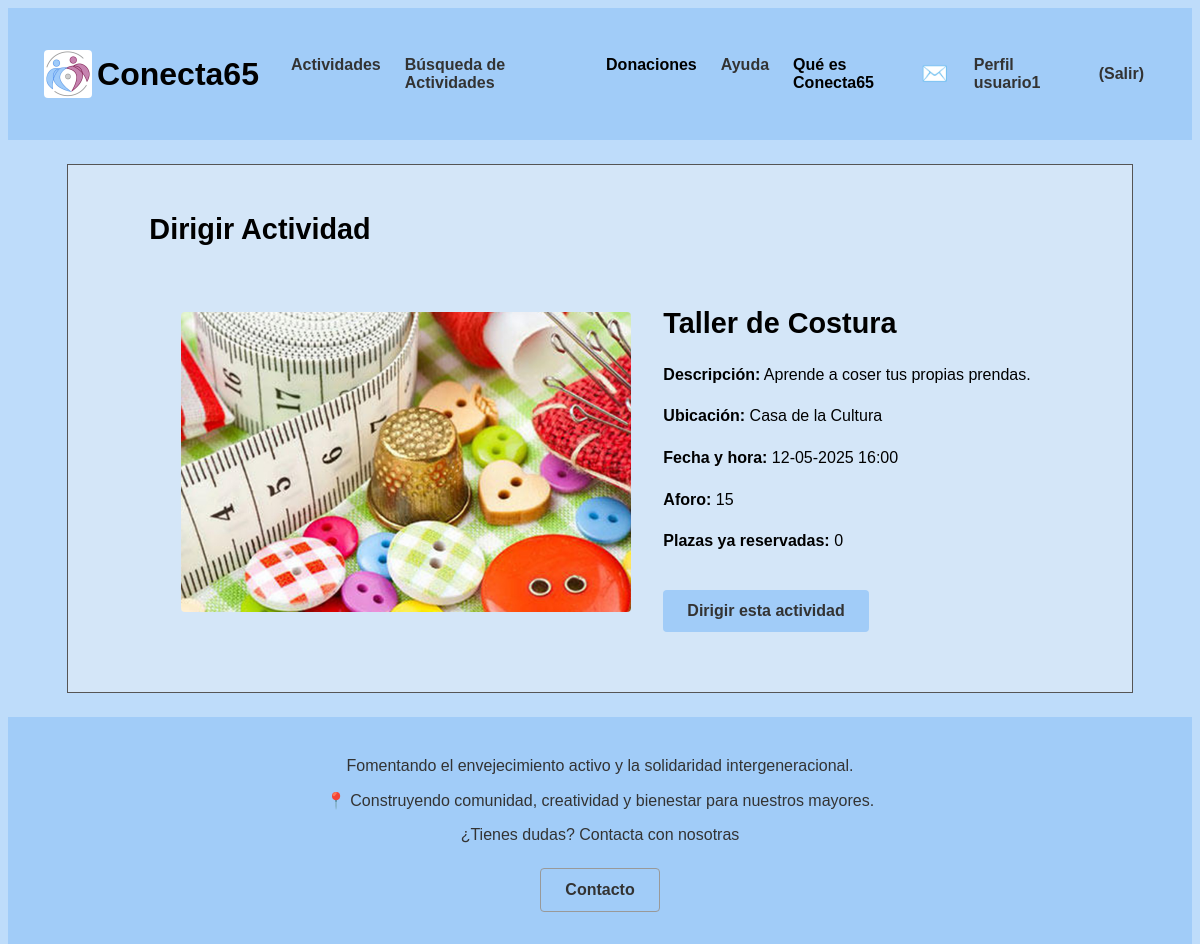
Screenshot of /p3_g1/vistaDirigirActividad.php?id=2 (signed in) with the database file from the repository.
### tables this page shows
CREATE TABLE `actividades` (
  `id` int(10) UNSIGNED NOT NULL,
  `nombre` varchar(35) NOT NULL,
  `localizacion` varchar(70) NOT NULL,
  `fecha_hora` datetime(6) NOT NULL,
  `descripcion` text NOT NULL,
  `aforo` tinyint(3) NOT NULL,
  `dirigida` tinyint(1) NOT NULL,
  `ocupacion` tinyint(3) NOT NULL,
  `foto` varchar(50) NOT NULL,
  `categoria` tinyint(1) NOT NULL
);

### p3_g1/includes/actividad/actividadDTO.php (called while the page is built, shortened)
<?php
class actividadDTO
{
    private $id;
    private $nombre;
    private $localizacion;
    private $fecha_hora;
    private $descripcion;
    private $aforo;
    private $ocupacion;
    private $foto;
    public function __construct($id, $nombre, $localizacion, $fecha_hora, $descripcion, $aforo, $dirigida, $ocupacion, $foto)
    {
        $this->id = $id;
        $this->nombre = $nombre;
        $this->localizacion = $localizacion;
        $this->fecha_hora = $fecha_hora;
        $this->descripcion = $descripcion;
        $this->aforo = $aforo;
        $this->ocupacion = $ocupacion;
        $this->foto = $foto;
    }
    public function id()
    {
        return $this->id;
    }
    public function nombre()
    {
        return $this->nombre;
    }
    public function localizacion()
    {
        return $this->localizacion;
    }
    public function fecha_hora()
    {
        return $this->fecha_hora;
    }
    public function descripcion()
    {
        return $this->descripcion;
    }
    public function aforo()
    {
        return $this->aforo;
    }
    public function ocupacion()
    {
        return $this->ocupacion;
    }
    public function foto()
    {
        return $this->foto;
    }
}
?>

### p3_g1/includes/actividad/actividadDAO.php (called while the page is built, shortened)
<?php
class actividadDAO extends baseDAO implements IActividad
{
    public function getActividadById($id)
    {
        try {
            $conn = application::getInstance()->getConexionBd();
            $query = "SELECT id, nombre, localizacion, fecha_hora, descripcion, aforo, dirigida, ocupacion, foto FROM actividades WHERE id = ?";
            $stmt = $conn->prepare($query);
            $stmt->bind_param("i", $id);
            $stmt->execute();
            $stmt->bind_result($id, $nombre, $localizacion, $fecha_hora, $descripcion, $aforo, $dirigida, $ocupacion, $foto);
            if ($stmt->fetch()) {
                return new actividadDTO($id, $nombre, $localizacion, $fecha_hora, $descripcion, $aforo, $dirigida, $ocupacion, $foto);
            }
        } finally {
            if ($stmt) {
                $stmt->close();
            }
        }
        return null;
    }
   }
?>

### p3_g1/includes/actividad/actividadAppService.php (called while the page is built, shortened)
<?php
require_once(__DIR__ . "/../config.php");
class actividadAppService
{
    public function getActividadById($id)
    {
        $IActividadDAO = actividadFactory::CreateActividad();
        $actividad = $IActividadDAO->getActividadById($id);
        return $actividad;
    }
}
?>

### p3_g1/includes/config.php (called while the page is built, shortened)
<?php
spl_autoload_register(function ($class) {
    $prefix = 'includes\\';
    $base_dir = __DIR__ . '/';
    $len = strlen($prefix);
    $relative_class = substr($class, $len);
    $file = $base_dir . str_replace('\\', '/', $relative_class) . '.php';
});
?>

### p3_g1/includes/actividadesusuario/actividadesusuarioAppService.php (called while the page is built, shortened)
<?php
class actividadesusuarioAppService
{
    private static $instance;
    public static function GetSingleton()
    {
        if (!self::$instance instanceof self)
        {
            self::$instance = new self;
        }
        return self::$instance;
    }
    public function isRegistrado($id_usuario, $id_actividad){
        $IActividadesusuarioDAO = actividadesusuarioFactory::CreateActividad();
        $int=$IActividadesusuarioDAO->isRegistrado($id_usuario, $id_actividad);
        return $int;
    }
}
?>

### p3_g1/includes/application.php (called while the page is built, shortened)
<?php
class application
{
    private static $instancia;
    public static function getInstance()
    {
        if (!self::$instancia instanceof self) {
            self::$instancia = new static();
        }
        return self::$instancia;
    }
    public function getUserDTO(): ?userDTO
    {
        try {
            $user = unserialize($_SESSION["userDTO"]);
            return ($user instanceof userDTO) ? $user : null;
        } catch (\Exception $e) {
            error_log("Error al deserializar userDTO: " . $e->getMessage());
            unset($_SESSION["userDTO"]);
            return null;
        }
    }
}

### p3_g1/includes/usuario/userDTO.php (called while the page is built, shortened)
<?php
class userDTO
{
    private $id;
    public function id()
    {
        return $this->id;
    }
}
?>

### p3_g1/includes/actividadesusuario/actividadesusuarioFactory.php (called while the page is built, shortened)
<?php
class actividadesusuarioFactory
{
    public static function CreateActividad() : IActividadesusuario
    {
        $actividadesusuarioDAO = new actividadesusuarioDAO();
        return $actividadesusuarioDAO;
    }
}
?>

### p3_g1/includes/comun/baseDAO.php (called while the page is built, shortened)
<?php
abstract class baseDAO
{
    protected function realEscapeString($field)
    {
        $conn = application::getInstance()->getConexionBd();
        return $conn->real_escape_string($field);
    }
}
?>

### p3_g1/includes/actividadesusuario/actividadesusuarioDAO.php (called while the page is built, shortened)
<?php
class actividadesusuarioDAO extends baseDAO implements IActividadesusuario
{
    public function isRegistrado($id_usuario, $id_actividad){
        $conn = application::getInstance()->getConexionBd();
        $escId_usuario = trim($this->realEscapeString($id_usuario));
        $escId_actividad = trim($this->realEscapeString($id_actividad));
        $query = "SELECT id_actividad FROM `actividades-usuario` WHERE id_usuario = ? AND id_actividad= ? ";
        $stmt = $conn->prepare($query);
        try {
            $stmt->bind_param("ss", $escId_usuario, $escId_actividad);
            $stmt->execute();
            $stmt->store_result();
            $verdadero=$stmt->num_rows();
            return $verdadero;
        } finally {
            $stmt->close();
        }
    }
}
?>

### p3_g1/includes/dirigirActividad/dirigirActividad.php (the view, shortened to what this page needs)
<?php
require_once("includes/config.php");
class dirigirActividad
{
    private $actividad;
    public function __construct($actividad = null) {
        $this->actividad = $actividad;
    }
    public function Inicializacion(){
        $app = application::getInstance();
        $user = $app->getUserDTO();
        $actividadUsuarioAppService = actividadesusuarioAppService::GetSingleton();
        echo '<link rel="stylesheet" type="text/css" href="CSS/estiloActividad.css">';
        $fechaHora = new \DateTime($this->actividad->fecha_hora());
        $html = <<<EOF
        <div class="actividad">
            <div class="actividad-img">
                <img src="{$this->actividad->foto()}" alt="Imagen de la actividad">
            </div>
            <div class="actividad-detalles">
                <h1>{$this->actividad->nombre()}</h1>
                <p><strong>Descripción:</strong> {$this->actividad->descripcion()}</p>
                <p><strong>Ubicación:</strong> {$this->actividad->localizacion()}</p>
                <p><strong>Fecha y hora:</strong> {$fechaHora->format('d-m-Y H:i')}</p>
                <p><strong>Aforo:</strong> {$this->actividad->aforo()}</p>
                <p><strong>Plazas ya reservadas:</strong> {$this->actividad->ocupacion()}</p>
        EOF;
        if (!$actividadUsuarioAppService->isRegistrado($user->id(), $this->actividad->id())) {
            $html .= '<form method="post">';
            $html .= '<button type="submit" name="dirigir">Dirigir esta actividad</button>';
            $html .= '</form>';
        }
        return $html;
    }
}
?>

### p3_g1/CSS/estiloActividad.css (style rules this page uses)
.actividad { display: flex; justify-content: center; align-items: center; gap: 20px; padding: 20px; max-width: 1200px; margin: 0 auto; }
.actividad-img { flex-shrink: 0; }
img { width: 450px; height: 300px; object-fit: cover; border-radius: 10px; }
.actividad-detalles { max-width: 600px; line-height: 1.6; }
article h1 { margin-bottom: 10px; font-size: 1.8em; }
button { background-color: #007BFF; color: white; padding: 10px 15px; border: none; border-radius: 5px; cursor: pointer; margin-top: 20px; }

### p3_g1/CSS/estiloMovil.css (style rules this page uses)
.actividad { flex-direction: column; padding: 15px; gap: 15px; }
.actividad-img { width: 100%; }
.actividad-img img { width: 100%; height: auto; max-height: 250px; border-radius: 8px; }
.actividad-detalles { width: 100%; padding: 0 10px; line-height: 1.5; }
.actividad-detalles h1 { font-size: 1.5em; text-align: center; margin-bottom: 8px; }
.actividad-detalles button { width: 100%; padding: 12px; margin-top: 15px; }

### p3_g1/CSS/estilo.css (style rules this page uses)
html { height: 100%; width: 100%; margin: 0; padding: 0; font-family: 'Trebuchet MS', 'Lucida Sans Unicode', 'Lucida Grande', 'Lucida Sans', Arial, sans-serif; }
body { display: flex; flex-direction: column; background-color: #bedcfa; overflow-x: hidden; }
button { background-color: #a1ccf8; color: #333; font-weight: bold; font-size: 1rem; padding: 0.75rem 1.5rem; border: none; border-radius: 0.25rem; cursor: pointer; width: auto; }
img { margin: 0.75rem; border-radius: 0.25rem; max-width: 100%; height: auto; }

### rows the page displays
actividades: foto (picture), nombre "Taller de Costura", descripcion "Aprende a coser tus propias prendas.", localizacion "Casa de la Cultura", fecha_hora "12-05-2025 16:00", aforo "15", ocupacion "0"

### other values shown
$emoji "✉️"
$user->nombre() "usuario1"
